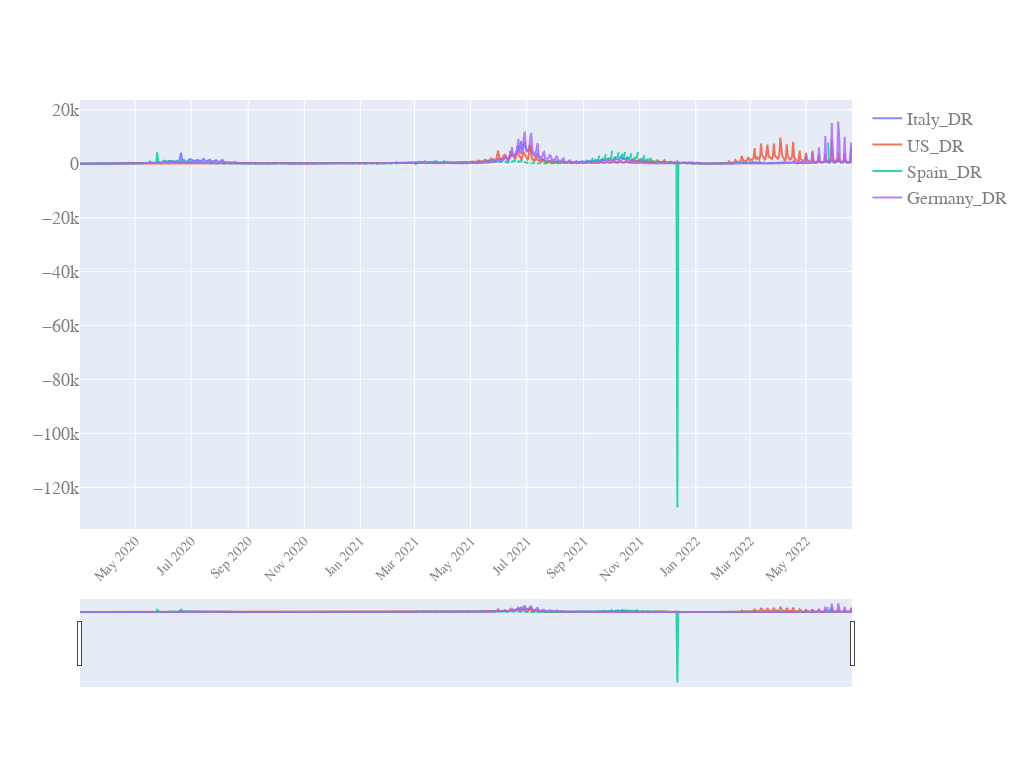

Source (notebook cell):
### Code cell
start_pos=40
quick_plot(df_analyse.date[start_pos:],
           df_analyse.iloc[start_pos:,[11,12,13,14]], #
           y_scale='linear',
           slider=True)

### Figure 1 — Plotly figure (JSON) as saved in the notebook; plotly's stock layout.template omitted (floating-point values rounded to 4 significant figures; data arrays with more than 128 entries replaced by an {"elided": "..."} marker saying what was removed)
{"data": [{"name": "Italy_DR", "opacity": 0.8, "type": "scatter", "x": {"elided": "841 str values"}, "y": {"elided": "841 float values"}}, {"name": "US_DR", "opacity": 0.8, "type": "scatter", "x": {"elided": "841 str values"}, "y": {"elided": "841 float values"}}, {"name": "Spain_DR", "opacity": 0.8, "type": "scatter", "x": {"elided": "841 str values"}, "y": {"elided": "841 float values"}}, {"name": "Germany_DR", "opacity": 0.8, "type": "scatter", "x": {"elided": "841 str values"}, "y": {"elided": "841 float values"}}], "layout": {"autosize": true, "font": {"color": "#7f7f7f", "family": "PT Sans, monospace", "size": 18}, "height": 768, "width": 1024, "xaxis": {"nticks": 20, "rangeslider": {"visible": true}, "tickangle": -45, "tickfont": {"color": "#7f7f7f", "size": 14}}, "yaxis": {"type": "linear"}}}
